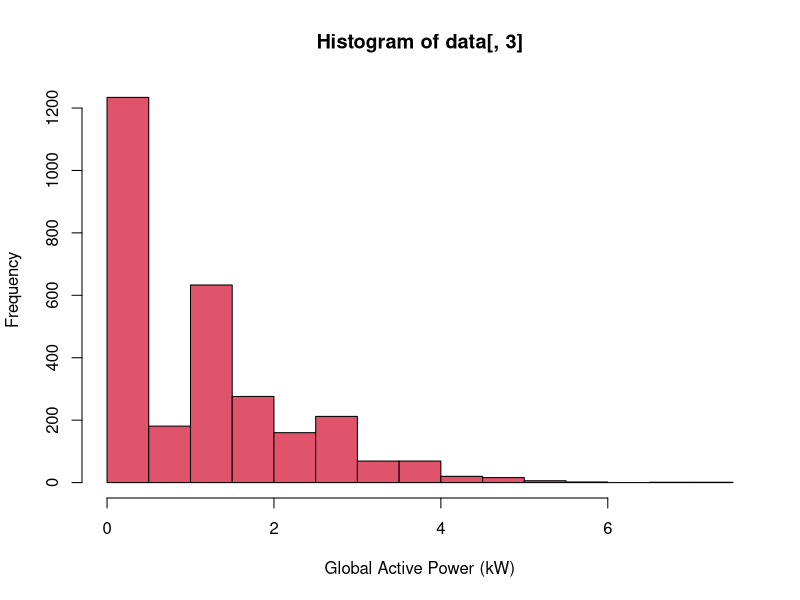

The R source for this figure:
data = read.csv("mod_data.csv")

datetime = strptime(paste(data[,1], data[,2]), "%Y/%m/%d %H:%m:%s")

graphics.off()

hist(data[,3], xlab = "Global Active Power (kW)", col = '2')

dev.copy(png, "plot1.png")
